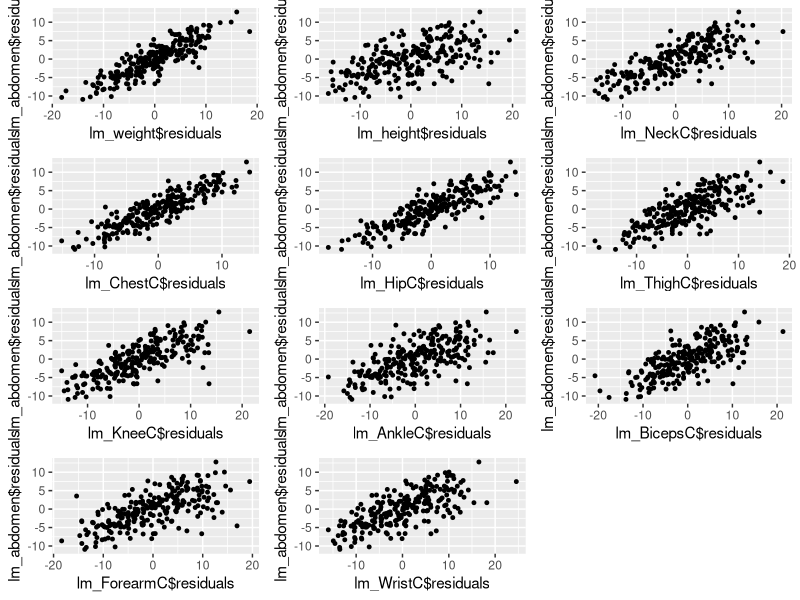

Write R code to recreate this figure.
####################################################################
#### Setup
####################################################################
## Import needed libraries and data
library(reshape2)
library(ggplot2)
require(gridExtra)
initial_bfp_data=read.table('BODY_FAT.TXT',header=TRUE,sep='\t')

## Recalculate body fat percentage
bfp = (495/initial_bfp_data$Density)-450
bfp[bfp<0] = 0
bfp[bfp>100] = 100
bfp = round(bfp,digits=1)
initial_bfp_data$SiriBFperc <- bfp

## Create new bfp_data subset
bfp_data = subset(initial_bfp_data, select = c(Density,SiriBFperc,AbdomenC,Weight,Height,NeckC,ChestC,HipC,ThighC,KneeC,AnkleC,BicepsC,ForearmC,WristC))
bfp_data = subset(bfp_data, bfp_data$Height>50 & bfp_data$SiriBFperc < 41 & bfp_data$SiriBFperc > 2 & bfp_data$Weight < 300)

####################################################################
#### Part A
####################################################################
## Fit Linear Models
lm_weight = lm(SiriBFperc~Weight, data = bfp_data)
lm_height = lm(SiriBFperc~Height, data = bfp_data)
lm_abdomen = lm(SiriBFperc~AbdomenC, data = bfp_data)

summary(lm_weight)
summary(lm_height)
summary(lm_abdomen)

confint(lm_weight, level = 0.99)
confint(lm_height, level = 0.99)
confint(lm_abdomen, level = 0.99)

####################################################################
#### Part B
####################################################################

####################################################################
#### Part C
####################################################################
lm_NeckC = lm(SiriBFperc~NeckC, data = bfp_data)
lm_ChestC = lm(SiriBFperc~ChestC, data = bfp_data)
lm_HipC = lm(SiriBFperc~HipC, data = bfp_data)
lm_ThighC = lm(SiriBFperc~ThighC, data = bfp_data)
lm_KneeC = lm(SiriBFperc~KneeC, data = bfp_data)
lm_AnkleC = lm(SiriBFperc~AnkleC, data = bfp_data)
lm_BicepsC = lm(SiriBFperc~BicepsC, data = bfp_data)
lm_ForearmC = lm(SiriBFperc~ForearmC, data = bfp_data)
lm_WristC = lm(SiriBFperc~WristC, data = bfp_data)

p1 <- ggplot(bfp_data, aes(x=lm_weight$residuals, y=lm_abdomen$residuals)) + geom_point(size=1)
p2 <- ggplot(bfp_data, aes(x=lm_height$residuals, y=lm_abdomen$residuals)) + geom_point(size=1)
p3 <- ggplot(bfp_data, aes(x=lm_NeckC$residuals, y=lm_abdomen$residuals)) + geom_point(size=1)
p4 <- ggplot(bfp_data, aes(x=lm_ChestC$residuals, y=lm_abdomen$residuals)) + geom_point(size=1)
p5 <- ggplot(bfp_data, aes(x=lm_HipC$residuals, y=lm_abdomen$residuals)) + geom_point(size=1)
p6 <- ggplot(bfp_data, aes(x=lm_ThighC$residuals, y=lm_abdomen$residuals)) + geom_point(size=1)
p7 <- ggplot(bfp_data, aes(x=lm_KneeC$residuals, y=lm_abdomen$residuals)) + geom_point(size=1)
p8 <- ggplot(bfp_data, aes(x=lm_AnkleC$residuals, y=lm_abdomen$residuals)) + geom_point(size=1)
p9 <- ggplot(bfp_data, aes(x=lm_BicepsC$residuals, y=lm_abdomen$residuals)) + geom_point(size=1)
p10 <- ggplot(bfp_data, aes(x=lm_ForearmC$residuals, y=lm_abdomen$residuals)) + geom_point(size=1)
p11 <- ggplot(bfp_data, aes(x=lm_WristC$residuals, y=lm_abdomen$residuals)) + geom_point(size=1)


grid.arrange(p1, p2, p3, p4, p5, p6, p7, p8, p9, p10, p11, ncol=3)
####################################################################
#### Part D
####################################################################
# Create full linear model
lm_full = lm(SiriBFperc~.-Density, data = bfp_data)

# Calculate f-statistic and p-value comparing full model and only abdomen circumference
RSS_full = sum(lm_full$residuals^2)
RSS_reduced = sum(lm_abdomen$residuals^2)
n = dim(bfp_data)[1]
p=length(lm_full$coefficients)
q=length(lm_abdomen$coefficients)
f=((RSS_reduced-RSS_full)/(p-q))/(RSS_full/(n-p))
pvalue=pf(f,p-q,n-p,lower.tail=FALSE)

# Check results
anova(lm_abdomen,lm_full)


y=c(3,-2,7,4)
x1=c(5,5,-5,-5)
x2=c(2,0,2,0)
X=model.matrix(y~x1+x2)
a = solve(t(X)%*%X)
b = t(X)%*%y
a%*%b
1-0.5*x1+2*x2
